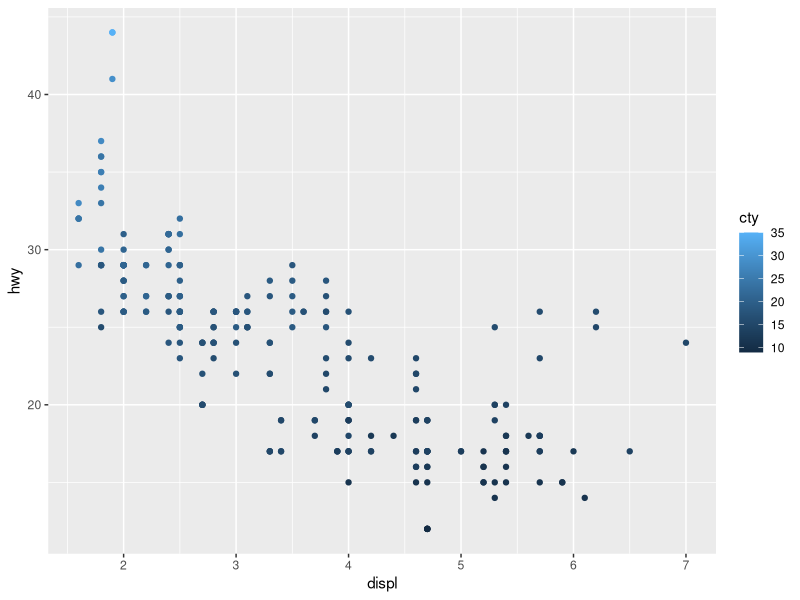
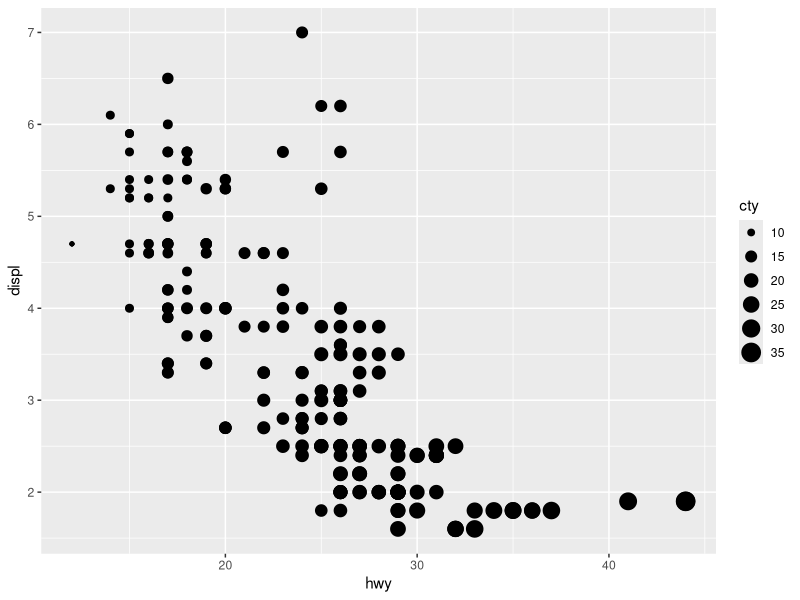
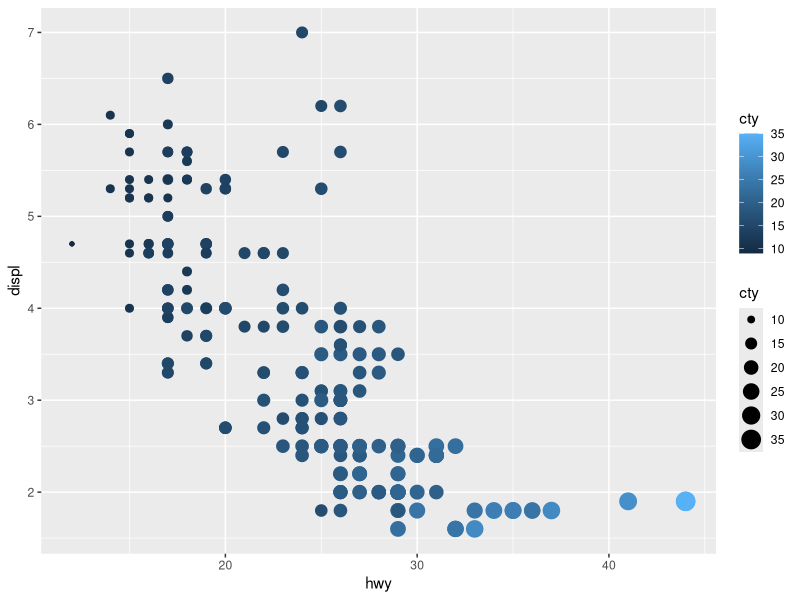
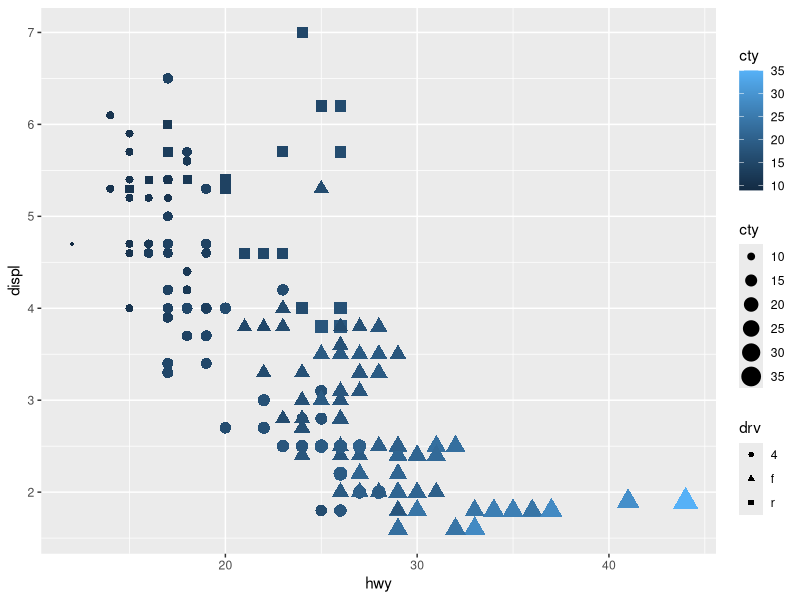
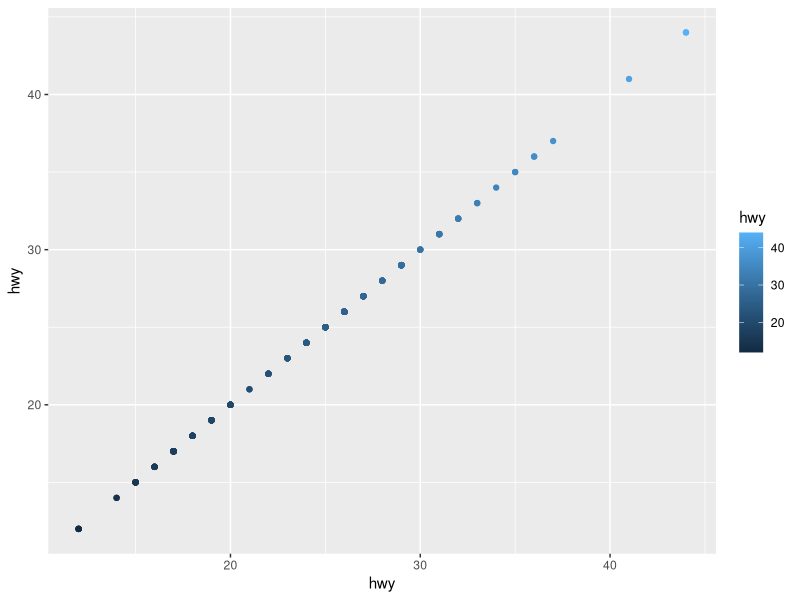
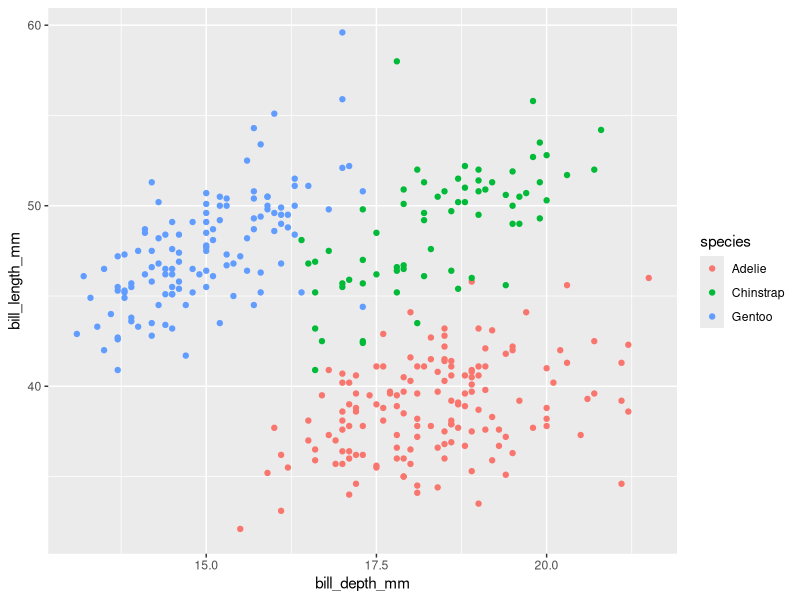
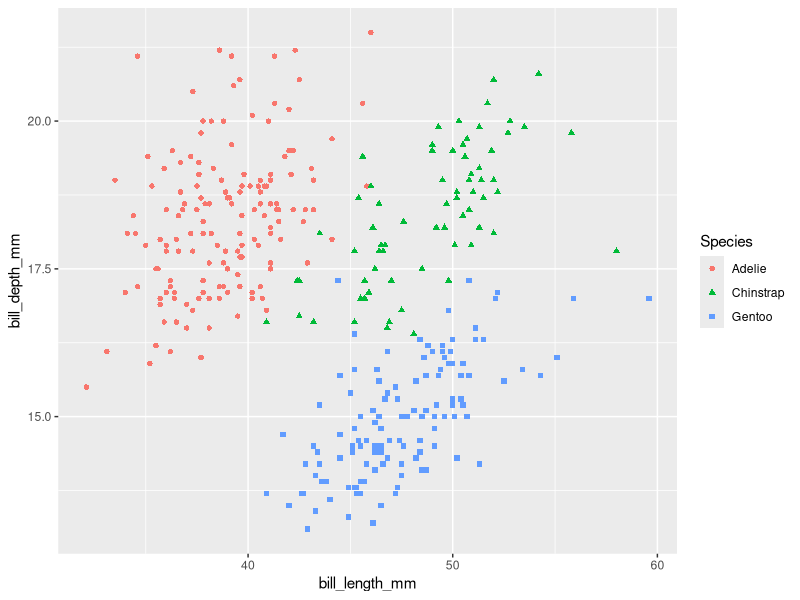
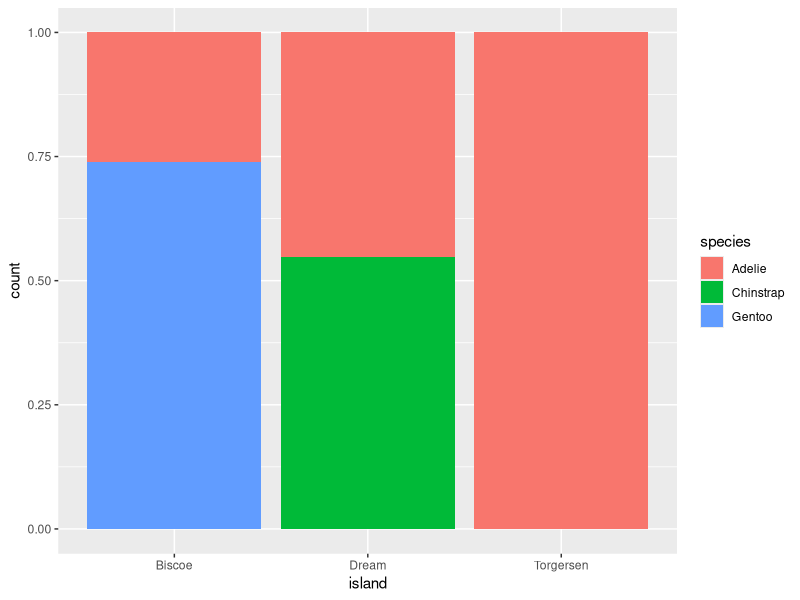

These figures' R source, in order:
## ---- chunk 1
knitr::opts_chunk$set(echo = TRUE, warning = FALSE, message = FALSE)
## ---- chunk 2
library(tidyverse)
library(palmerpenguins)
library(ggthemes)
## ---- chunk 3
#| echo: false

## ---- chunk 4
ggplot(mpg, aes(x = displ, y = hwy, color = cty)) +
  geom_point()

## ---- chunk 5
ggplot(
  mpg, 
  aes(x = hwy, y = displ, size = cty)
) + 
  geom_point()
## ---- chunk 6
ggplot(
  mpg, 
  aes(x = hwy, y = displ, size = cty, color = cty)
) + 
  geom_point()
## ---- chunk 7
ggplot(
  mpg, 
  aes(x = hwy, y = displ, size = cty, color = cty, shape = drv)
) + 
  geom_point()
## ---- chunk 8
ggplot(mpg, aes(x = hwy, y = hwy, color = hwy)) + 
  geom_point()
## ---- chunk 9
    ggplot(penguins, aes(x = bill_depth_mm, y = bill_length_mm, color = species)) +
      geom_point()

## ---- chunk 10
    ggplot(
      data = penguins,
      mapping = aes(
        x = bill_length_mm, y = bill_depth_mm, 
        color = species, shape = species
      )
    ) +
      geom_point() +
      labs(color = "Species",
           shape = "Species")
## ---- chunk 11
    ggplot(penguins, aes(x = island, fill = species)) +
      geom_bar(position = "fill")
## ---- chunk 12
ggplot(penguins, aes(x = species, fill = island)) +
  geom_bar(position = "fill")
